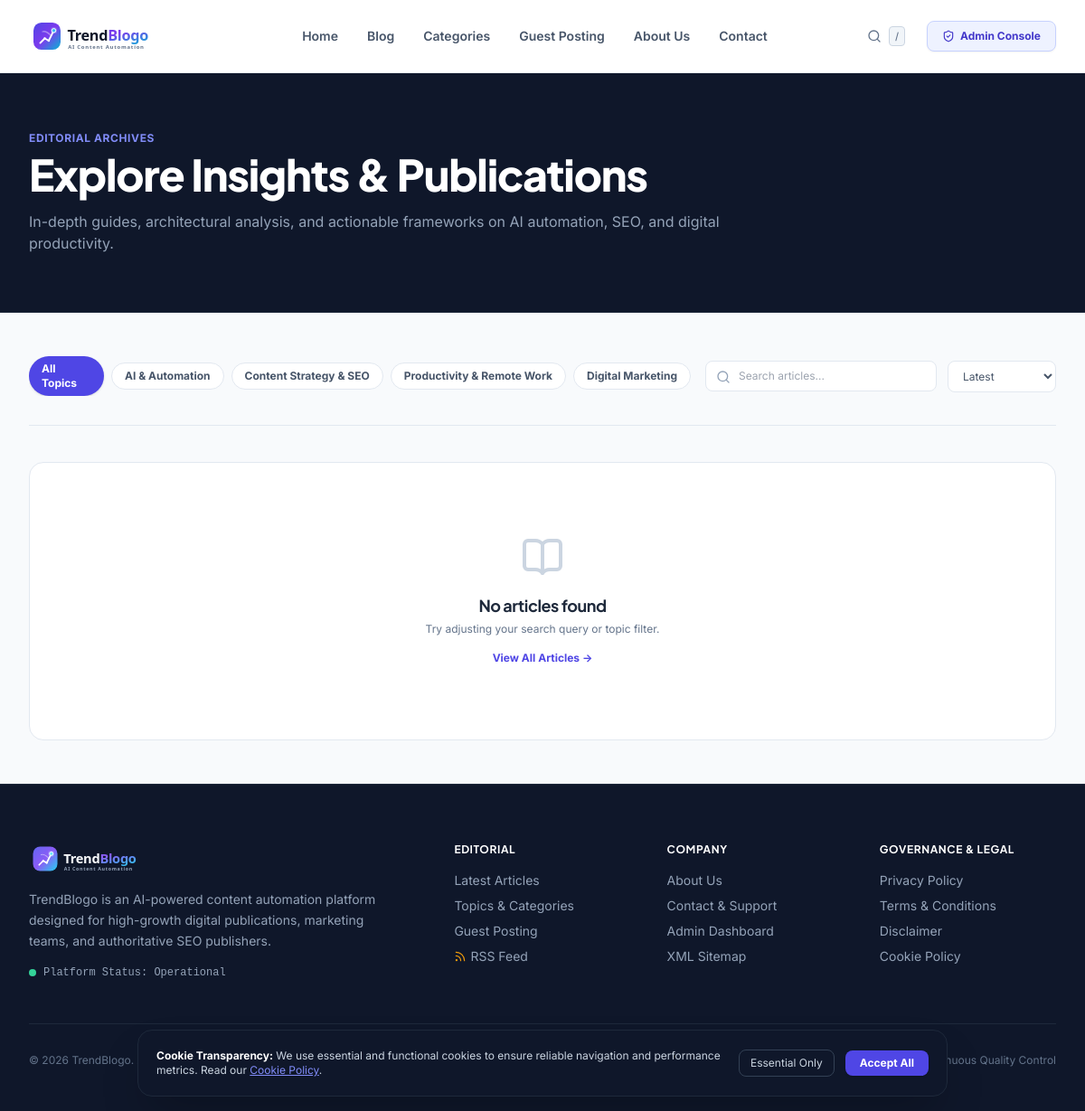
/blog, run on an earlier commit of the app's database.
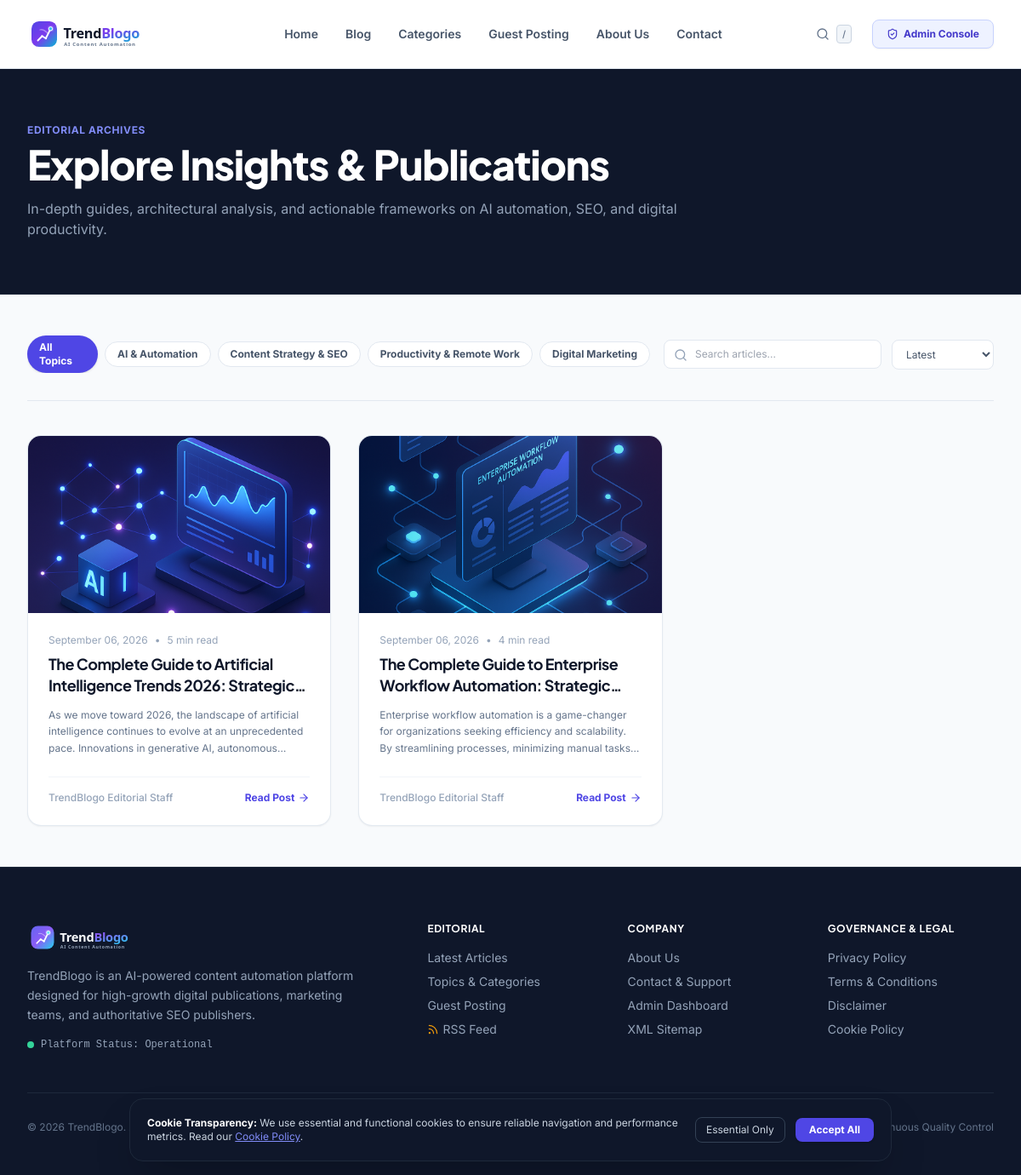
And on a later commit of the database.
### app/models/article.py (models this page shows)
class Category(Base):
    __tablename__ = "categories"
    id = Column(Integer, primary_key=True, index=True)
    name = Column(String(100), unique=True, nullable=False)
    slug = Column(String(100), unique=True, index=True, nullable=False)
    description = Column(Text, nullable=True)
    color = Column(String(30), default="#4F46E5")
    icon = Column(String(50), default="folder")
    created_at = Column(DateTime, default=datetime.utcnow)
    articles = relationship("Article", back_populates="category")

class Article(Base):
    __tablename__ = "articles"
    id = Column(Integer, primary_key=True, index=True)
    title = Column(String(255), nullable=False)
    slug = Column(String(255), unique=True, index=True, nullable=False)
    primary_keyword = Column(String(150), index=True, nullable=False)
    secondary_keywords = Column(Text, nullable=True)
    search_intent = Column(String(50), default="informational")
    template_type = Column(String(50), default="ultimate_guide")
    summary = Column(Text, nullable=True)
    content = Column(Text, nullable=False)  # Markdown format
    html_content = Column(Text, nullable=True)  # Rendered HTML
    featured_image = Column(String(255), nullable=False)
    featured_image_alt = Column(String(255), nullable=False)
    featured_image_caption = Column(String(255), nullable=True)
    image_1_url = Column(String(255), nullable=True)
    image_1_alt = Column(String(255), nullable=True)
    image_1_caption = Column(String(255), nullable=True)
    image_2_url = Column(String(255), nullable=True)
    image_2_alt = Column(String(255), nullable=True)
    image_2_caption = Column(String(255), nullable=True)
    image_3_url = Column(String(255), nullable=True)
    image_3_alt = Column(String(255), nullable=True)
    image_3_caption = Column(String(255), nullable=True)
    category_id = Column(Integer, ForeignKey("categories.id", ondelete="SET NULL"), nullable=True)
    author_name = Column(String(100), default="Editorial Team")
    status = Column(String(30), default="published", index=True)  # draft, published, scheduled
    scheduled_at = Column(DateTime, nullable=True)
    published_at = Column(DateTime, default=datetime.utcnow, index=True)
    created_at = Column(DateTime, default=datetime.utcnow)
    updated_at = Column(DateTime, default=datetime.utcnow, onupdate=datetime.utcnow)
    word_count = Column(Integer, default=0)
    reading_time = Column(Integer, default=5)  # minutes
    view_count = Column(Integer, default=0)
    seo_title = Column(String(150), nullable=True)
    meta_description = Column(String(320), nullable=True)
    canonical_url = Column(String(255), nullable=True)
    og_title = Column(String(150), nullable=True)
    og_description = Column(String(320), nullable=True)
    schema_json = Column(Text, nullable=True)
    quality_score = Column(Float, default=95.0)
    quality_report = Column(Text, nullable=True)  # JSON string
    category = relationship("Category", back_populates="articles")
    tags = relationship("ArticleTag", back_populates="article", cascade="all, delete-orphan")
    internal_links_out = relationship("InternalLink", foreign_keys="InternalLink.source_article_id", cascade="all, delete-orphan")
    external_links = relationship("ExternalLink", cascade="all, delete-orphan")

### app/routes/public.py (the view)
@router.get("/blog", response_class=HTMLResponse)
def blog_list(
    request: Request,
    page: int = Query(1, ge=1),
    sort: str = Query("latest"),
    category: Optional[str] = Query(None),
    tag: Optional[str] = Query(None),
    q: Optional[str] = Query(None),
    db: Session = Depends(get_db)
):
    ctx = get_common_context(db, request)
    query = db.query(Article).filter(Article.status == "published")
    active_category = None
    if category:
        active_category = db.query(Category).filter(Category.slug == category).first()
        if active_category:
            query = query.filter(Article.category_id == active_category.id)
    active_tag = None
    if tag:
        active_tag = db.query(Tag).filter(Tag.slug == tag).first()
        if active_tag:
            query = query.join(ArticleTag).filter(ArticleTag.tag_id == active_tag.id)
    if q:
        kw = f"%{q.strip()}%"
        query = query.filter(or_(Article.title.ilike(kw), Article.summary.ilike(kw), Article.primary_keyword.ilike(kw)))
    if sort == "popular":
        query = query.order_by(desc(Article.view_count))
    else:
        query = query.order_by(desc(Article.published_at))
    total = query.count()
    per_page = 9
    total_pages = max(1, (total + per_page - 1) // per_page)
    articles = query.offset((page - 1) * per_page).limit(per_page).all()
    ctx.update({
        "articles": articles,
        "page": page,
        "total_pages": total_pages,
        "total_count": total,
        "active_category": active_category,
        "active_tag": active_tag,
        "search_query": q,
        "sort": sort,
        "title": f"Blog ? Latest Articles & Insights ({page}/{total_pages}) | TrendBlogo",
        "meta_desc": "Explore high-quality, actionable articles on AI automation, SEO architecture, modern software workflows, and digital productivity."
    })
    return templates.TemplateResponse(request=request, name="blog/list.html", context=ctx)

### app/templates/blog/list.html (shortened to what this page needs)
{% extends "base.html" %}
{% block content %}
<div class="bg-slate-900 py-16 text-white border-b border-slate-800">
  <div class="max-w-7xl mx-auto px-4 sm:px-6 lg:px-8">
    <div class="max-w-3xl">
      <div class="text-xs font-bold text-indigo-400 uppercase tracking-wider mb-2">Editorial Archives</div>
      <h1 class="text-4xl sm:text-5xl font-extrabold tracking-tight mb-4">Explore Insights & Publications</h1>
      <p class="text-slate-400 text-base">In-depth guides, architectural analysis, and actionable frameworks on AI automation, SEO, and digital productivity.</p>
    </div>
  </div>
</div>
<div class="max-w-7xl mx-auto px-4 sm:px-6 lg:px-8 py-12">
  <div class="flex flex-col md:flex-row items-center justify-between gap-4 pb-8 border-b border-slate-200">
    <div class="flex items-center space-x-2 overflow-x-auto w-full md:w-auto pb-2 md:pb-0">
      <a href="/blog" class="px-3.5 py-1.5 rounded-full text-xs font-bold transition {% if not active_category %}bg-indigo-600 text-white shadow{% else %}bg-white border border-slate-200 text-slate-600 hover:bg-slate-50{% endif %}">
        All Topics
      </a>
      {% for cat in categories %}
      <a href="/blog?category={{ cat.slug }}" class="px-3.5 py-1.5 rounded-full text-xs font-bold transition whitespace-nowrap {% if active_category and active_category.id == cat.id %}bg-indigo-600 text-white shadow{% else %}bg-white border border-slate-200 text-slate-600 hover:bg-slate-50{% endif %}">
        {{ cat.name }}
      </a>
      {% endfor %}
    </div>
    <div class="flex items-center space-x-3 w-full md:w-auto">
      <form action="/blog" method="GET" class="relative flex-1 md:w-64">
        <input type="text" name="q" value="{{ search_query or '' }}" placeholder="Search articles..." class="w-full pl-9 pr-4 py-2 bg-white border border-slate-200 rounded-lg text-xs text-slate-800 outline-none focus:border-indigo-500">
        <i data-lucide="search" class="w-4 h-4 text-slate-400 absolute left-3 top-2.5"></i>
      </form>
      <select onchange="location = this.value;" class="bg-white border border-slate-200 rounded-lg px-3 py-2 text-xs text-slate-600 outline-none">
        <option value="/blog?sort=latest{% if active_category %}&category={{ active_category.slug }}{% endif %}" {% if sort == 'latest' %}selected{% endif %}>Latest</option>
      </select>
    </div>
  </div>
  {% if articles and articles|length > 0 %}
  <div class="grid grid-cols-1 md:grid-cols-3 gap-8 mt-10">
    {% for article in articles %}
    <article class="bg-white rounded-2xl overflow-hidden border border-slate-200/90 shadow-sm hover:shadow-xl transition duration-200 flex flex-col glow-card">
      <a href="/blog/{{ article.slug }}" class="relative h-52 w-full overflow-hidden bg-slate-100 block">
        <img src="{{ article.featured_image }}" alt="{{ article.featured_image_alt }}" class="w-full h-full object-cover transition duration-300 hover:scale-105" loading="lazy">
      </a>
      <div class="p-6 flex-1 flex flex-col justify-between">
        <div>
          <div class="flex items-center space-x-2 text-xs text-slate-400 mb-2">
            <span>{{ article.published_at.strftime("%B %d, %Y") if article.published_at else "Recently" }}</span>
            <span>&bull;</span>
            <span>{{ article.reading_time }} min read</span>
          </div>
          <h2 class="text-lg font-bold text-slate-900 hover:text-indigo-600 transition line-clamp-2 leading-snug mb-3">
            <a href="/blog/{{ article.slug }}">{{ article.title }}</a>
          </h2>
          <p class="text-xs text-slate-500 line-clamp-3 leading-relaxed">
            {{ article.summary }}
          </p>
        </div>
        <div class="mt-6 pt-4 border-t border-slate-100 flex items-center justify-between text-xs">
          <span class="text-slate-400 font-medium">{{ article.author_name or "Editorial Team" }}</span>
          <a href="/blog/{{ article.slug }}" class="font-bold text-indigo-600 hover:text-indigo-700 inline-flex items-center">
            Read Post <i data-lucide="arrow-right" class="w-3.5 h-3.5 ml-1"></i>
          </a>
        </div>
      </div>
    </article>
    {% endfor %}
  </div>
  {% else %}
  <div class="text-center py-20 bg-white rounded-2xl border border-slate-200 mt-10">
    <i data-lucide="book-open" class="w-12 h-12 text-slate-300 mx-auto mb-4"></i>
    <h3 class="text-lg font-bold text-slate-800">No articles found</h3>
    <p class="text-xs text-slate-500 mt-1">Try adjusting your search query or topic filter.</p>
    <a href="/blog" class="inline-block mt-4 text-xs font-bold text-indigo-600">View All Articles &rarr;</a>
  </div>
  {% endif %}
</div>
{% endblock %}

### app/templates/base.html (shortened to what this page needs)
<!DOCTYPE html>
<html lang="en" class="scroll-smooth">
<head>
  <script src="https://cdn.tailwindcss.com"></script>
  <link rel="stylesheet" href="/static/css/custom.css">
</head>
<body class="min-h-screen flex flex-col bg-slate-50 text-slate-900 selection:bg-indigo-100 selection:text-indigo-900">
  <header class="sticky top-0 z-40 bg-white/90 backdrop-blur-md border-b border-slate-200">
    <div class="max-w-7xl mx-auto px-4 sm:px-6 lg:px-8 h-20 flex items-center justify-between">
      <a href="/" class="flex items-center space-x-3 transition-opacity hover:opacity-95">
        <img src="/static/images/logo.svg" alt="TrendBlogo Logo" class="h-10 w-auto">
      </a>
      <nav class="hidden md:flex items-center space-x-8 text-sm font-semibold text-slate-600">
        <a href="/" class="hover:text-indigo-600 transition">Home</a>
        <a href="/blog" class="hover:text-indigo-600 transition">Blog</a>
        <a href="/categories" class="hover:text-indigo-600 transition">Categories</a>
        <a href="/guest-posting" class="hover:text-indigo-600 transition">Guest Posting</a>
        <a href="/about" class="hover:text-indigo-600 transition">About Us</a>
        <a href="/contact" class="hover:text-indigo-600 transition">Contact</a>
      </nav>
      <div class="flex items-center space-x-4">
        <button type="button" class="open-search-modal p-2 text-slate-500 hover:text-indigo-600 hover:bg-slate-100 rounded-lg transition flex items-center space-x-2 text-xs font-medium" title="Search articles (Hotkey: /)">
          <i data-lucide="search" class="w-4 h-4"></i>
          <span class="hidden sm:inline-block bg-slate-100 border border-slate-300 px-1.5 py-0.5 rounded text-[11px] text-slate-500">/</span>
        </button>
        <a href="/admin" class="hidden sm:inline-flex items-center px-4 py-2 text-xs font-bold text-indigo-700 bg-indigo-50 hover:bg-indigo-100 border border-indigo-200 rounded-lg transition shadow-sm">
          <i data-lucide="shield-check" class="w-3.5 h-3.5 mr-1.5"></i> Admin Console
        </a>
      </div>
    </div>
  </header>
  <main class="flex-grow">
    {% block content %}{% endblock %}
  </main>
  <footer class="bg-slate-900 text-slate-400 border-t border-slate-800">
    <div class="max-w-7xl mx-auto px-4 sm:px-6 lg:px-8 pt-16 pb-12">
      <div class="grid grid-cols-1 md:grid-cols-5 gap-10">
        <div class="md:col-span-2 space-y-4">
          <img src="/static/images/logo-dark.svg" alt="TrendBlogo" class="h-9 w-auto">
          <p class="text-sm text-slate-400 leading-relaxed max-w-sm">
            TrendBlogo is an AI-powered content automation platform designed for high-growth digital publications, marketing teams, and authoritative SEO publishers.
          </p>
          <div class="flex items-center space-x-2 text-xs text-slate-400 font-mono">
            <span class="inline-block w-2 h-2 rounded-full bg-emerald-400"></span>
            <span>Platform Status: Operational</span>
          </div>
        </div>
        <div>
          <h4 class="text-xs font-bold text-white uppercase tracking-wider mb-4">Editorial</h4>
          <ul class="space-y-2 text-sm">
            <li><a href="/blog" class="hover:text-white transition">Latest Articles</a></li>
            <li><a href="/categories" class="hover:text-white transition">Topics & Categories</a></li>
            <li><a href="/guest-posting" class="hover:text-white transition">Guest Posting</a></li>
            <li><a href="/rss.xml" class="hover:text-white transition flex items-center"><i data-lucide="rss" class="w-3.5 h-3.5 mr-1 text-amber-500"></i> RSS Feed</a></li>
          </ul>
        </div>
        <div>
          <h4 class="text-xs font-bold text-white uppercase tracking-wider mb-4">Company</h4>
          <ul class="space-y-2 text-sm">
            <li><a href="/about" class="hover:text-white transition">About Us</a></li>
            <li><a href="/contact" class="hover:text-white transition">Contact & Support</a></li>
            <li><a href="/admin" class="hover:text-white transition">Admin Dashboard</a></li>
            <li><a href="/sitemap.xml" class="hover:text-white transition">XML Sitemap</a></li>
          </ul>
        </div>
        <div>
          <h4 class="text-xs font-bold text-white uppercase tracking-wider mb-4">Governance & Legal</h4>
          <ul class="space-y-2 text-sm">
            <li><a href="/privacy-policy" class="hover:text-white transition">Privacy Policy</a></li>
            <li><a href="/terms-and-conditions" class="hover:text-white transition">Terms & Conditions</a></li>
            <li><a href="/disclaimer" class="hover:text-white transition">Disclaimer</a></li>
            <li><a href="/cookie-policy" class="hover:text-white transition">Cookie Policy</a></li>
          </ul>
        </div>
      </div>
      <div class="mt-12 pt-8 border-t border-slate-800 flex flex-col sm:flex-row items-center justify-between text-xs text-slate-500">
        <div>
          &copy; {{ current_year }} TrendBlogo. All rights reserved. Automated SEO & Content Publishing.
        </div>
        <div class="mt-4 sm:mt-0 flex space-x-6">
          <span>Enterprise AI Engine</span>
          <span>&bull;</span>
          <span>Zero Heading Links Policy</span>
          <span>&bull;</span>
          <span>Continuous Quality Control</span>
        </div>
      </div>
    </div>
  </footer>
  <div id="cookie-consent-banner" class="fixed bottom-0 inset-x-0 z-40 transform translate-y-full transition-transform duration-500 p-4">
    <div class="max-w-4xl mx-auto bg-slate-900 text-white rounded-2xl shadow-2xl p-5 border border-slate-800 flex flex-col sm:flex-row items-center justify-between gap-4">
      <div class="text-xs text-slate-300">
        <span class="font-bold text-white">Cookie Transparency:</span> We use essential and functional cookies to ensure reliable navigation and performance metrics. Read our <a href="/cookie-policy" class="text-indigo-400 underline">Cookie Policy</a>.
      </div>
      <div class="flex items-center space-x-3 shrink-0">
        <button type="button" id="decline-cookies-btn" class="px-3 py-1.5 text-xs text-slate-300 hover:text-white border border-slate-700 rounded-lg">Essential Only</button>
        <button type="button" id="accept-cookies-btn" class="px-4 py-1.5 text-xs font-bold bg-indigo-600 hover:bg-indigo-500 text-white rounded-lg shadow">Accept All</button>
      </div>
    </div>
  </div>
</body>
</html>

What changed in the data, as far as the page shows it:
added Article: featured_image (picture), published_at "September 06, 2026", reading_time "5", title "The Complete Guide to Artificial Intelligence Trends 2026:…", summary "As we move toward 2026, the landscape of artificial intelligence continues to evolve at an unprecedented pace. Innovations in generative AI,…", author_name "TrendBlogo Editorial Staff"
added Article: featured_image (picture), published_at "September 06, 2026", reading_time "4", title "The Complete Guide to Enterprise Workflow Automation:…", summary "Enterprise workflow automation is a game-changer for organizations seeking efficiency and scalability. By streamlining processes, minimizing manual…", author_name "TrendBlogo Editorial Staff"
Also different on the page:
text no longer shown: "No articles found Try adjusting your search query or topic filter. View All Articles →"
